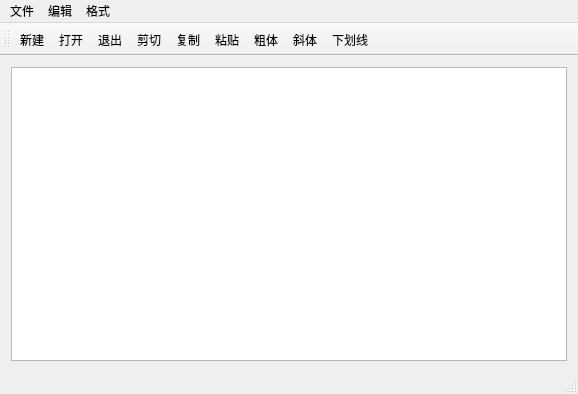
<?xml version="1.0" encoding="UTF-8"?>
<ui version="4.0">
 <class>MainWindow</class>
 <widget class="QMainWindow" name="MainWindow">
  <property name="geometry">
   <rect>
    <x>0</x>
    <y>0</y>
    <width>578</width>
    <height>394</height>
   </rect>
  </property>
  <property name="windowTitle">
   <string>MainWindow</string>
  </property>
  <widget class="QWidget" name="centralWidget">
   <layout class="QVBoxLayout" name="verticalLayout">
    <item>
     <widget class="QTextEdit" name="textEdit"/>
    </item>
   </layout>
  </widget>
  <widget class="QMenuBar" name="menuBar">
   <property name="geometry">
    <rect>
     <x>0</x>
     <y>0</y>
     <width>578</width>
     <height>23</height>
    </rect>
   </property>
   <widget class="QMenu" name="menu">
    <property name="title">
     <string>文件</string>
    </property>
    <addaction name="actNew"/>
    <addaction name="actiOpen"/>
    <addaction name="actClose"/>
   </widget>
   <widget class="QMenu" name="menu_2">
    <property name="title">
     <string>编辑</string>
    </property>
    <addaction name="actPaste"/>
    <addaction name="actClear"/>
   </widget>
   <widget class="QMenu" name="menu_3">
    <property name="title">
     <string>格式</string>
    </property>
    <addaction name="actFontBold"/>
    <addaction name="actFontItalic"/>
    <addaction name="actFontUnderline"/>
   </widget>
   <addaction name="menu"/>
   <addaction name="menu_2"/>
   <addaction name="menu_3"/>
  </widget>
  <widget class="QToolBar" name="mainToolBar">
   <property name="toolButtonStyle">
    <enum>Qt::ToolButtonTextUnderIcon</enum>
   </property>
   <attribute name="toolBarArea">
    <enum>TopToolBarArea</enum>
   </attribute>
   <attribute name="toolBarBreak">
    <bool>false</bool>
   </attribute>
   <addaction name="actNew"/>
   <addaction name="actiOpen"/>
   <addaction name="actClose"/>
   <addaction name="actCut"/>
   <addaction name="actCopy"/>
   <addaction name="actPaste"/>
   <addaction name="actFontBold"/>
   <addaction name="actFontItalic"/>
   <addaction name="actFontUnderline"/>
  </widget>
  <widget class="QStatusBar" name="statusBar"/>
  <action name="actNew">
   <property name="icon">
    <iconset resource="res.qrc">
     <normaloff>:/imgs/images/new2.bmp</normaloff>:/imgs/images/new2.bmp</iconset>
   </property>
   <property name="text">
    <string>新建</string>
   </property>
   <property name="toolTip">
    <string>新建文件</string>
   </property>
   <property name="shortcut">
    <string>Ctrl+N</string>
   </property>
  </action>
  <action name="actiOpen">
   <property name="icon">
    <iconset resource="res.qrc">
     <normaloff>:/imgs/images/open3.bmp</normaloff>:/imgs/images/open3.bmp</iconset>
   </property>
   <property name="text">
    <string>打开</string>
   </property>
   <property name="toolTip">
    <string>打开文件</string>
   </property>
  </action>
  <action name="actClose">
   <property name="icon">
    <iconset resource="res.qrc">
     <normaloff>:/imgs/images/exit.bmp</normaloff>:/imgs/images/exit.bmp</iconset>
   </property>
   <property name="text">
    <string>退出</string>
   </property>
   <property name="toolTip">
    <string>退出软件</string>
   </property>
  </action>
  <action name="actCut">
   <property name="icon">
    <iconset resource="res.qrc">
     <normaloff>:/imgs/images/cut.bmp</normaloff>:/imgs/images/cut.bmp</iconset>
   </property>
   <property name="text">
    <string>剪切</string>
   </property>
   <property name="toolTip">
    <string>剪切</string>
   </property>
  </action>
  <action name="actCopy">
   <property name="icon">
    <iconset resource="res.qrc">
     <normaloff>:/imgs/images/120.bmp</normaloff>:/imgs/images/120.bmp</iconset>
   </property>
   <property name="text">
    <string>复制</string>
   </property>
   <property name="toolTip">
    <string>复制</string>
   </property>
  </action>
  <action name="actFontBold">
   <property name="checkable">
    <bool>true</bool>
   </property>
   <property name="icon">
    <iconset resource="res.qrc">
     <normaloff>:/imgs/images/BLD.BMP</normaloff>:/imgs/images/BLD.BMP</iconset>
   </property>
   <property name="text">
    <string>粗体</string>
   </property>
   <property name="toolTip">
    <string>设置为粗体</string>
   </property>
  </action>
  <action name="actFontItalic">
   <property name="checkable">
    <bool>true</bool>
   </property>
   <property name="icon">
    <iconset resource="res.qrc">
     <normaloff>:/imgs/images/ITL.BMP</normaloff>:/imgs/images/ITL.BMP</iconset>
   </property>
   <property name="text">
    <string>斜体</string>
   </property>
   <property name="toolTip">
    <string>设置为斜体</string>
   </property>
  </action>
  <action name="actFontUnderline">
   <property name="checkable">
    <bool>true</bool>
   </property>
   <property name="icon">
    <iconset resource="res.qrc">
     <normaloff>:/imgs/images/UNDRLN.BMP</normaloff>:/imgs/images/UNDRLN.BMP</iconset>
   </property>
   <property name="text">
    <string>下划线</string>
   </property>
   <property name="toolTip">
    <string>设置为下划线</string>
   </property>
  </action>
  <action name="actPaste">
   <property name="icon">
    <iconset resource="res.qrc">
     <normaloff>:/imgs/images/paste.bmp</normaloff>:/imgs/images/paste.bmp</iconset>
   </property>
   <property name="text">
    <string>粘贴</string>
   </property>
   <property name="toolTip">
    <string>粘贴</string>
   </property>
  </action>
  <action name="actClear">
   <property name="icon">
    <iconset resource="res.qrc">
     <normaloff>:/imgs/images/103.bmp</normaloff>:/imgs/images/103.bmp</iconset>
   </property>
   <property name="text">
    <string>清空</string>
   </property>
   <property name="toolTip">
    <string>清空</string>
   </property>
  </action>
 </widget>
 <layoutdefault spacing="6" margin="11"/>
 <resources>
  <include location="res.qrc"/>
 </resources>
 <connections>
  <connection>
   <sender>actClose</sender>
   <signal>triggered()</signal>
   <receiver>MainWindow</receiver>
   <slot>close()</slot>
   <hints>
    <hint type="sourcelabel">
     <x>-1</x>
     <y>-1</y>
    </hint>
    <hint type="destinationlabel">
     <x>276</x>
     <y>149</y>
    </hint>
   </hints>
  </connection>
  <connection>
   <sender>actCut</sender>
   <signal>triggered()</signal>
   <receiver>textEdit</receiver>
   <slot>cut()</slot>
   <hints>
    <hint type="sourcelabel">
     <x>-1</x>
     <y>-1</y>
    </hint>
    <hint type="destinationlabel">
     <x>276</x>
     <y>175</y>
    </hint>
   </hints>
  </connection>
  <connection>
   <sender>actCopy</sender>
   <signal>triggered()</signal>
   <receiver>textEdit</receiver>
   <slot>copy()</slot>
   <hints>
    <hint type="sourcelabel">
     <x>-1</x>
     <y>-1</y>
    </hint>
    <hint type="destinationlabel">
     <x>276</x>
     <y>175</y>
    </hint>
   </hints>
  </connection>
  <connection>
   <sender>actPaste</sender>
   <signal>triggered()</signal>
   <receiver>textEdit</receiver>
   <slot>paste()</slot>
   <hints>
    <hint type="sourcelabel">
     <x>-1</x>
     <y>-1</y>
    </hint>
    <hint type="destinationlabel">
     <x>276</x>
     <y>175</y>
    </hint>
   </hints>
  </connection>
  <connection>
   <sender>actClear</sender>
   <signal>triggered()</signal>
   <receiver>textEdit</receiver>
   <slot>clear()</slot>
   <hints>
    <hint type="sourcelabel">
     <x>-1</x>
     <y>-1</y>
    </hint>
    <hint type="destinationlabel">
     <x>276</x>
     <y>175</y>
    </hint>
   </hints>
  </connection>
 </connections>
</ui>
